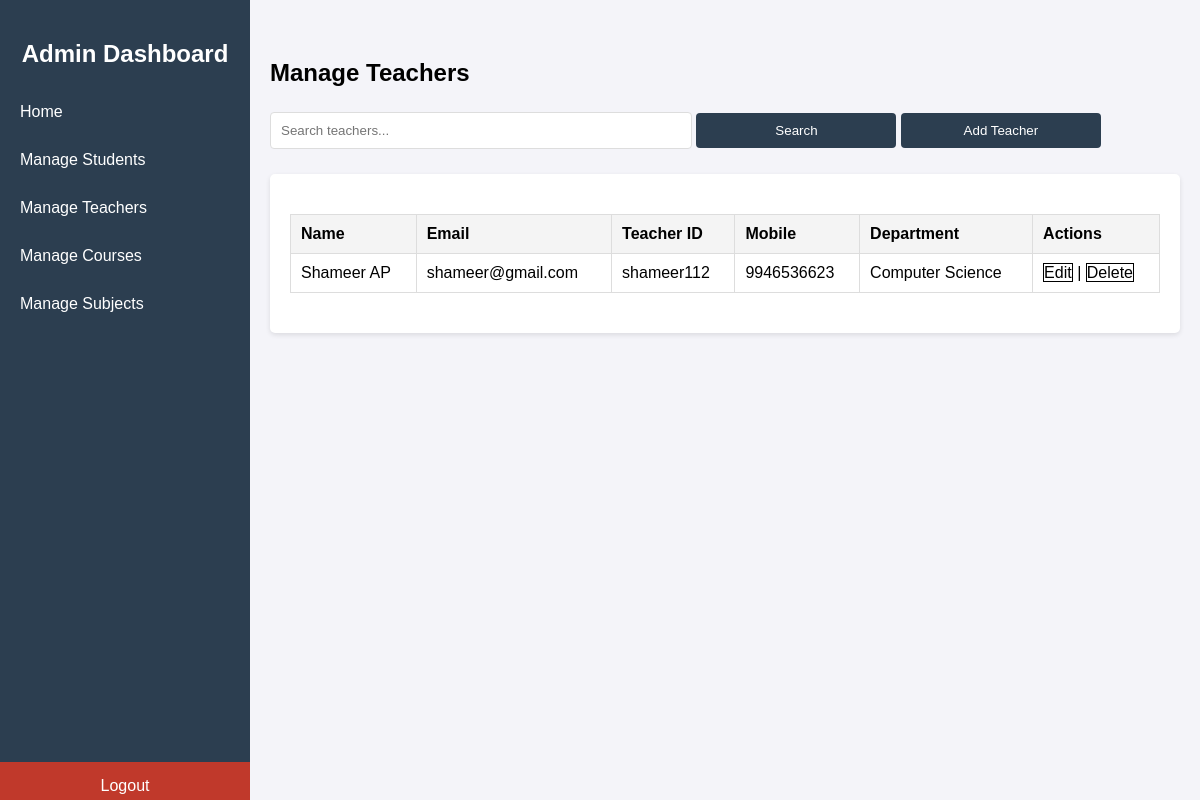
The app's page /manage-teacher/ with its own data.
### GradeWireapp/models.py (models this page shows)
class Teacher(models.Model):
    name=models.CharField(max_length=30)
    email=models.EmailField(unique=True)
    teacher_id=models.CharField(max_length=20,unique=True)
    mobile = models.CharField(max_length=10,default='mobile')  # Changed from IntegerField to CharField
    password=models.CharField(max_length=15)
    department=models.CharField(max_length=30)

### GradeWireapp/views.py (the view)
# urls.py: path('manage-teacher/', views.manage_teacher_view,name='ManageTeacher'),
def manage_teacher_view(request):
    teachers = models.Teacher.objects.all()
    return render(request, 'admin_mg_teacher.html',{'teacher':teachers})

### templates/admin_mg_teacher.html (shortened to what this page needs)
{% load static %}
<!DOCTYPE html>
<html lang="en">
<head>
    <link rel="stylesheet" type="text/css" href="{% static 'assets/css/admin-style.css'%}">
</head>
<body>
    <div class="menu-toggle" onclick="toggleSidebar()">☰ Menu</div>
    <div class="sidebar">
        <h2>Admin Dashboard</h2>
        <a href="{% url 'adminHome' %}" onclick="showSection('home')">Home</a>
        <a href="{% url 'ManageStudent' %}"  >Manage Students</a>
        <a href="{% url 'ManageTeacher' %}" >Manage Teachers</a>
        <a href="{% url 'ManageCourse' %}" >Manage Courses</a>
        <a href="{% url 'ManageSubject' %}" >Manage Subjects</a>
        <a href="{% url 'logout' %}" class="logout" id="logoutButton" >Logout</a>
    </div>
    <div class="content">
        <div id="manage-teachers" class="section active">
            <h2>Manage Teachers</h2>
            <div class="form-container">
                <input type="text" id="searchTeacher" placeholder="Search teachers..." oninput="searchTeacher()" style=" width: 400px;"  />
                <button onclick="searchTeacher()" style="    width: 200px;">Search</button>
                <button onclick="toggleAddTeacherForm()" style="    width: 200px;">Add Teacher</button>
            </div>
            <div class="table-container">
                <table>
                    <thead>
                        <tr>
                            <th>Name</th>
                            <th>Email</th>
                            <th>Teacher ID</th>
                            <th>Mobile</th>
                            <th>Department</th>
                            <th>Actions</th>
                        </tr>
                    </thead>
                    <tbody id="teacherTableBody">
                        {% for t in teacher %}
                        <tr>
                            <td>{{ t.name }}</td>
                            <td>{{ t.email }}</td>
                            <td>{{ t.teacher_id }}</td>
                            <td>{{ t.mobile }}</td>
                            <td>{{ t.department }}</td>
                            <td>
                                <a href="{% url 'edit_teacher' t.id %}"  style="border: 1px solid; text-decoration: none; color: black;">Edit</a> |
                                <a href="{% url 'delete_teacher' t.id %}" onclick="return confirm('Are you sure you want to delete this teacher?');" style="border: 1px solid; text-decoration: none; color: black;">Delete</a>
                            </td>
                        </tr>
                        {% endfor %}
                    </tbody>
                </table>
            </div>
        </div>
</div>
</body>
</html>

### static/assets/css/admin-style.css (style rules this page uses)
body { margin: 0; font-family: Arial, sans-serif; background-color: #f4f4f9; }
.sidebar { position: fixed; top: 0; left: 0; width: 250px; height: 100%; background-color: #2c3e50; color: white; display: flex; flex-direction: column; padding-top: 20px; transition: transform 0.3s ease; }
.sidebar h2 { text-align: center; font-size: 24px; margin-bottom: 20px; color: #ffffff; }
.sidebar a { text-decoration: none; color: white; padding: 15px 20px; display: block; transition: background 0.3s; cursor: pointer; }
.sidebar .logout { margin-top: auto; background-color: #c0392b; text-align: center; margin-bottom:10px; }
.content { margin-left: 250px; padding: 20px; transition: margin-left 0.3s ease; }
.section { display: none; }
.section.active { display: block; }
.table-container { background: #fff; padding: 20px; border-radius: 5px; box-shadow: 0 2px 5px rgba(0, 0, 0, 0.1); overflow-x: auto; }
table { width: 100%; border-collapse: collapse; margin: 20px 0; font-size: 16px; }
table th, table td { text-align: left; padding: 10px; border: 1px solid #ddd; }
table th { background-color: #f4f4f4; font-weight: bold; }
.form-container { margin-bottom: 20px; }
.form-container input, .form-container button { margin: 5px 0; padding: 10px; width: 300px; border: 1px solid #ddd; border-radius: 4px; }
.form-container button { background-color: #2c3e50; color: white; border: none; cursor: pointer; }

### templates/admin_mg_teacher.html (style rules this page uses)
.table-container { background: #fff; padding: 20px; border-radius: 5px; box-shadow: 0 2px 5px rgba(0, 0, 0, 0.1); overflow-x: auto; margin-bottom: 20px; }
table { width: 100%; border-collapse: collapse; margin: 20px 0; font-size: 16px; }
table th, table td { text-align: left; padding: 10px; border: 1px solid #ddd; }
table th { background-color: #f4f4f4; font-weight: bold; }

### records on screen
Teacher: name "Shameer AP", email "shameer@gmail.com", teacher_id "shameer112", mobile "9946536623", department "Computer Science"
